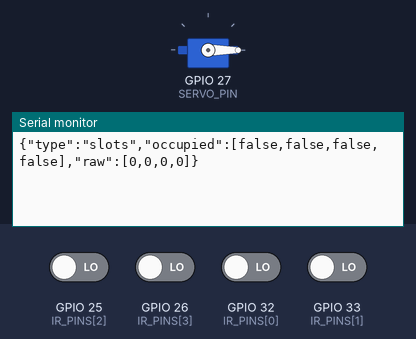
This sketch was run on a simulated ESP32. On the bench: servo, the last lines printed to the serial monitor. Inputs (shaded band) come from the test bench; at power-on: GPIO 25 (IR_PINS[2]), GPIO 26 (IR_PINS[3]), GPIO 32 (IR_PINS[0]), GPIO 33 (IR_PINS[1]) LOW.

Above: at 1.7 s.
1.8 s: GPIO 25 (IR_PINS[2]) driven HIGH
At 2.8 s:
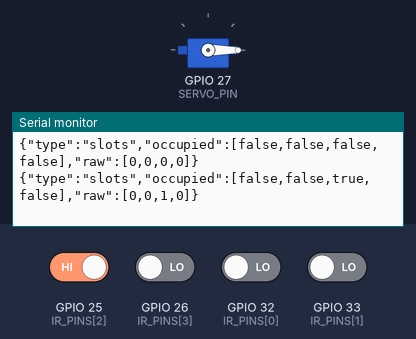
4.8 s: GPIO 26 (IR_PINS[3]) driven HIGH
At 5.3 s:
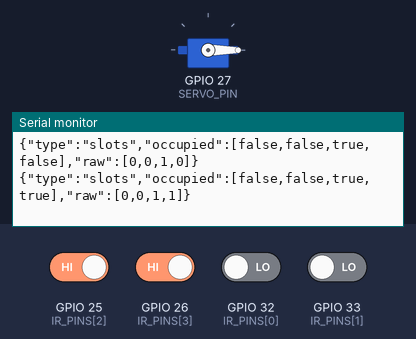
7.8 s: GPIO 32 (IR_PINS[0]) driven HIGH
At 9.1 s:
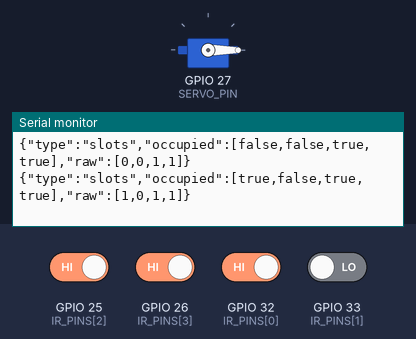
10.8 s: GPIO 33 (IR_PINS[1]) driven HIGH
At 11.6 s:
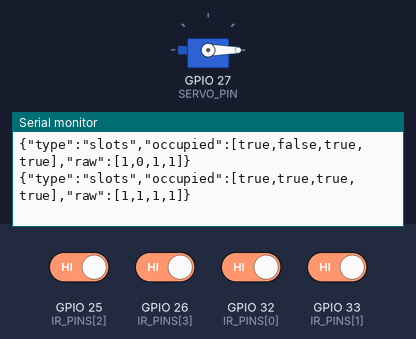
13.8 s: GPIO 25 (IR_PINS[2]) driven LOW
At 15.3 s:
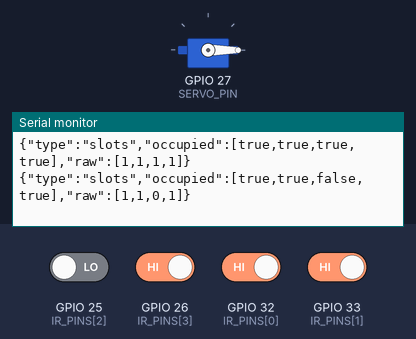
16.8 s: GPIO 26 (IR_PINS[3]) driven LOW
At 17.8 s:
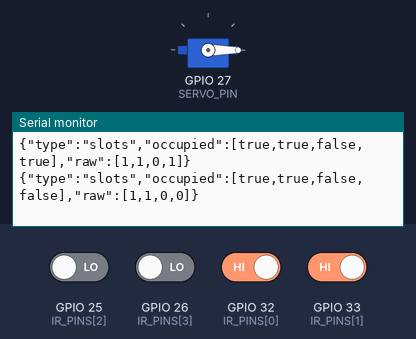

The sketch:

parksmart_esp32.ino
```cpp
#include <Arduino.h>
#include <ESP32Servo.h>
#include <ArduinoJson.h>

// ParkSmart hardware contract
const int IR_PINS[4] = {32, 33, 25, 26};
const int SERVO_PIN = 27;

// The installed modules report HIGH when an object is detected.
// Set this to true if your modules report LOW when an object is detected.
const bool OCCUPIED_LOW = false;

Servo gate;
bool lastOccupied[4] = {false, false, false, false};
unsigned long lastReport = 0;

bool readOccupied(int index) {
  int value = digitalRead(IR_PINS[index]);
  return OCCUPIED_LOW ? (value == LOW) : (value == HIGH);
}

void reportSlots() {
  StaticJsonDocument<256> document;
  document["type"] = "slots";
  JsonArray occupied = document.createNestedArray("occupied");
  JsonArray raw = document.createNestedArray("raw");
  for (int index = 0; index < 4; index++) {
    int value = digitalRead(IR_PINS[index]);
    raw.add(value);
    occupied.add(OCCUPIED_LOW ? (value == LOW) : (value == HIGH));
  }
  serializeJson(document, Serial);
  Serial.println();
  lastReport = millis();
}

void handleCommand(const String &line) {
  StaticJsonDocument<128> document;
  if (deserializeJson(document, line)) {
    return;
  }
  if (document["cmd"] == "gate") {
    bool open = document["open"] | false;
    gate.write(open ? 90 : 0);
    StaticJsonDocument<96> response;
    response["type"] = "gate";
    response["open"] = open;
    serializeJson(response, Serial);
    Serial.println();
  }
}

void setup() {
  Serial.begin(115200);
  for (int index = 0; index < 4; index++) {
    pinMode(IR_PINS[index], INPUT);
  }
  gate.setPeriodHertz(50);
  gate.attach(SERVO_PIN, 500, 2400);
  gate.write(0);
  delay(500);
  reportSlots();
}

void loop() {
  if (Serial.available()) {
    String line = Serial.readStringUntil('\n');
    handleCommand(line);
  }

  bool changed = false;
  for (int index = 0; index < 4; index++) {
    bool current = readOccupied(index);
    if (current != lastOccupied[index]) {
      changed = true;
    }
    lastOccupied[index] = current;
  }

  if (changed || millis() - lastReport >= 2000) {
    reportSlots();
  }
  delay(100);
}
```

Measured:
- after the input at 1.8 s, the serial monitor: prints a new line at once (image 1)
- after the input at 4.8 s, the serial monitor: prints a new line at once (image 2)
- after the input at 7.8 s, the serial monitor: prints a new line at once (image 3)
- after the input at 10.8 s, the serial monitor: prints a new line at once (image 4)
- after the input at 13.8 s, the serial monitor: prints a new line at once (image 5)
- after the input at 16.8 s, the serial monitor: prints a new line at once (image 6)
